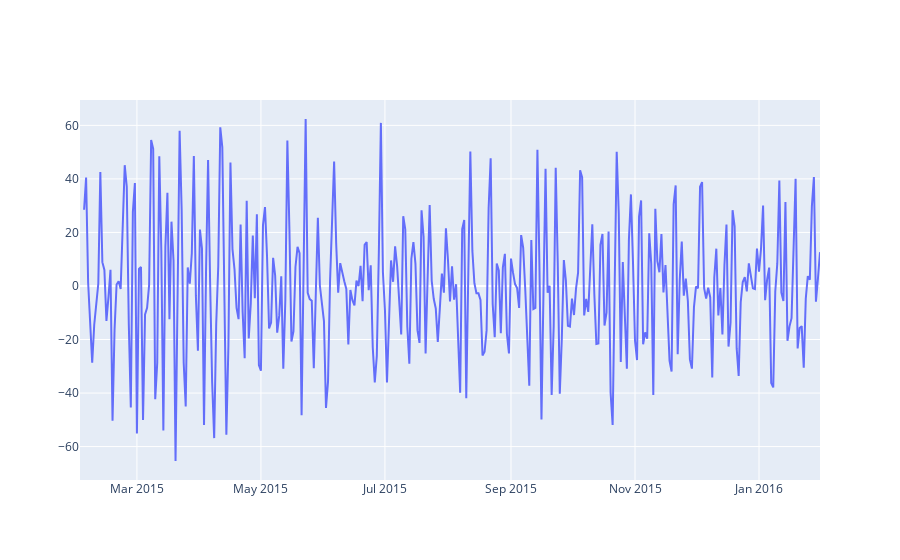

This figure's notebook cell:
### Code cell
fig = go.Figure(go.Scatter(
    x = gen_df.index,
    y = gen_df["Seasonal Difference"]
))

fig.show()

### Figure 1 — Plotly figure (JSON) as saved in the notebook; plotly's stock layout.template omitted (floating-point values rounded to 4 significant figures; data arrays with more than 128 entries replaced by an {"elided": "..."} marker saying what was removed)
{"data": [{"x": {"elided": "365 str values"}, "y": {"elided": "365 float values"}, "type": "scatter"}], "layout": {}}
